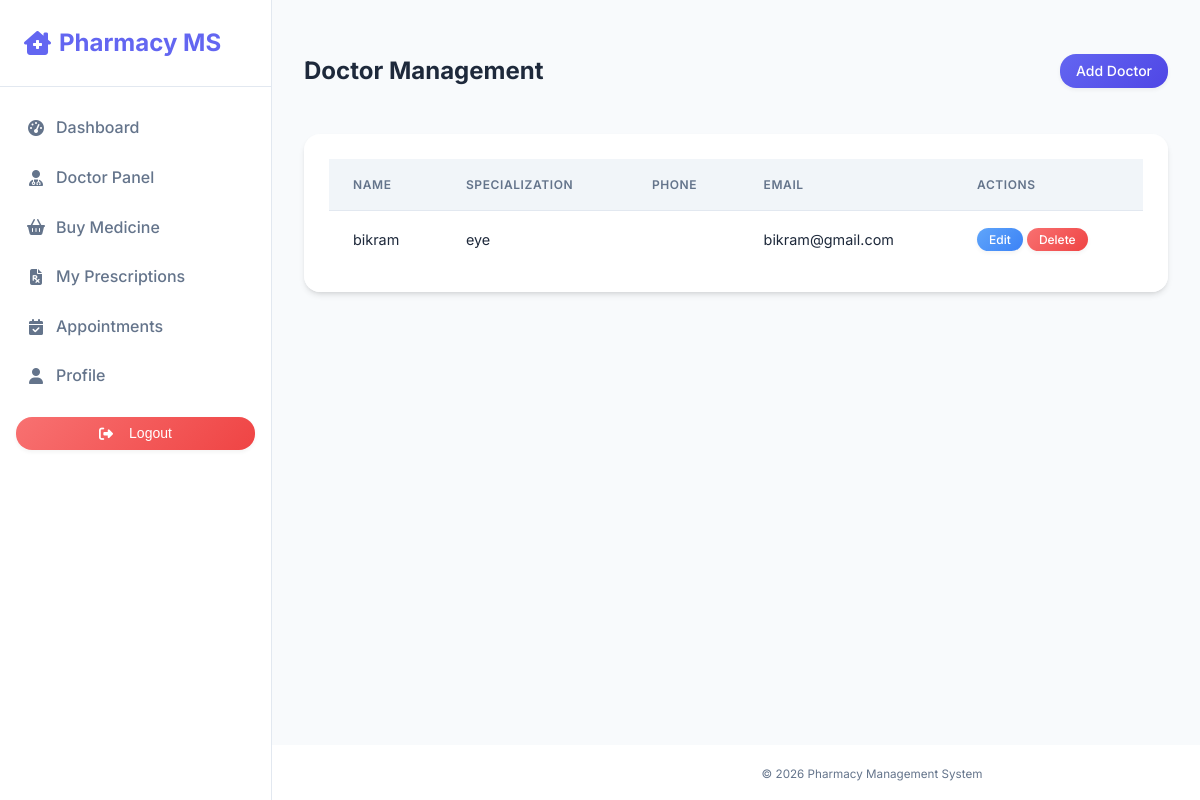
Screenshot of /doctors/ (signed in) with the database file from the repository.
### pharmacy/models.py (models this page shows, shortened)
class Doctor(models.Model):
    user = models.OneToOneField(User, on_delete=models.CASCADE, null=True, blank=True)
    name = models.CharField(max_length=100)
    specialization = models.CharField(max_length=100)
    phone = models.CharField(max_length=20, blank=True)
    email = models.EmailField(blank=True)

### pharmacy/views.py (the view)
# urls.py: path('doctors/', views.doctor_list, name='doctor_list'),
@login_required
def doctor_list(request):
    doctors = Doctor.objects.all()
    return render(request, 'pharmacy/doctor_list.html', {'doctors': doctors})

### pharmacy/templates/pharmacy/doctor_list.html
{% extends 'pharmacy/base.html' %}
{% block content %}
<div class="d-flex justify-content-between align-items-center mb-4">
    <h2>Doctor Management</h2>
    <a href="{% url 'doctor_create' %}" class="btn btn-primary">Add Doctor</a>
</div>
<div class="card">
    <div class="card-body">
        <div class="table-responsive">
            <table class="table table-hover">
                <thead>
                    <tr>
                        <th>Name</th>
                        <th>Specialization</th>
                        <th>Phone</th>
                        <th>Email</th>
                        <th>Actions</th>
                    </tr>
                </thead>
                <tbody>
                    {% for doctor in doctors %}
                    <tr>
                        <td>{{ doctor.name }}</td>
                        <td>{{ doctor.specialization }}</td>
                        <td>{{ doctor.phone }}</td>
                        <td>{{ doctor.email }}</td>
                        <td>
                            <a href="{% url 'doctor_update' doctor.pk %}" class="btn btn-sm btn-info">Edit</a>
                            <a href="{% url 'doctor_delete' doctor.pk %}" class="btn btn-sm btn-danger">Delete</a>
                        </td>
                    </tr>
                    {% empty %}
                    <tr>
                        <td colspan="5" class="text-center">No doctors found.</td>
                    </tr>
                    {% endfor %}
                </tbody>
            </table>
        </div>
    </div>
</div>
{% endblock %}

### pharmacy/static/pharmacy/style.css (style rules this page uses)
:root { --primary: #6366f1; --primary-dark: #4f46e5; --secondary: #64748b; --success: #10b981; --danger: #ef4444; --warning: #f59e0b; --info: #3b82f6; --light: #f1f5f9; --dark: #0f172a; --bg-body: #f8fafc; --surface: #ffffff; --border: #e2e8f0; --text-main: #1e293b; --text-muted: #64748b; --shadow-sm: 0 1px 3px 0 rgb(0 0 0 / 0.1), 0 1px 2px -1px rgb(0 0 0 / 0.1); --shadow: 0 4px 6px -1px rgb(0 0 0 / 0.1), 0 2px 4px -2px rgb(0 0 0 / 0.1); --shadow-lg: 0 20px 25px -5px rgb(0 0 0 / 0.1), 0 8px 10px -6px rgb(0 0 0 / 0.1); --radius: 1rem; --font-sans: 'Inter', system-ui, -apple-system, sans-serif; --grad-primary: linear-gradient(135deg, #6366f1 0%, #4f46e5 100%); --grad-success: linear-gradient(135deg, #34d399 0%, #10b981 100%); --grad-danger: linear-gradient(135deg, #f87171 0%, #ef4444 100%); --grad-warning: linear-gradient(135deg, #fbbf24 0%, #f59e0b 100%); --grad-info: linear-gradient(135deg, #60a5fa 0%, #3b82f6 100%); }
* { box-sizing: border-box; }
body { font-family: var(--font-sans); background-color: var(--bg-body); background-image: radial-gradient(#cbd5e1 1px, transparent 1px); background-size: 24px 24px; color: var(--text-main); margin: 0; line-height: 1.6; display: flex; flex-direction: column; min-height: 100vh; -webkit-font-smoothing: antialiased; }
a { text-decoration: none; color: inherit; transition: 0.2s; }
.card { background: rgba(255, 255, 255, 0.95); border-radius: var(--radius); box-shadow: var(--shadow); border: 1px solid rgba(255, 255, 255, 0.5); overflow: hidden; margin-bottom: 1.5rem; transition: transform 0.3s ease, box-shadow 0.3s ease; }
.card-body { padding: 1.5rem; }
.table { width: 100%; border-collapse: collapse; font-size: 0.9rem; }
.table th { background-color: var(--light); color: var(--text-muted); font-weight: 600; text-transform: uppercase; font-size: 0.75rem; letter-spacing: 0.05em; padding: 1rem 1.5rem; text-align: left; border-bottom: 1px solid var(--border); }
.table td { padding: 1rem 1.5rem; border-bottom: 1px solid var(--border); color: var(--text-main); vertical-align: middle; }
.table tr:last-child td { border-bottom: none; }
.btn { display: inline-flex; align-items: center; justify-content: center; padding: 0.5rem 1rem; font-size: 0.875rem; font-weight: 500; border-radius: var(--radius); border: 1px solid transparent; cursor: pointer; transition: all 0.3s ease; gap: 0.5rem; line-height: 1.25; box-shadow: 0 2px 4px rgba(0,0,0,0.05); }
.btn-primary { background: var(--grad-primary); color: white; border: none; }
.btn-danger { background: var(--grad-danger); color: white; border: none; }
.btn-info { background: var(--grad-info); color: white; border: none; }
.btn-sm { padding: 0.25rem 0.75rem; font-size: 0.75rem; }
.d-flex { display: flex; }
.justify-content-between { justify-content: space-between; }
.align-items-center { align-items: center; }
.mb-4 { margin-bottom: 1.5rem !important; }

### rows the page displays
Doctor: name "bikram", specialization "eye", email "bikram@gmail.com"
